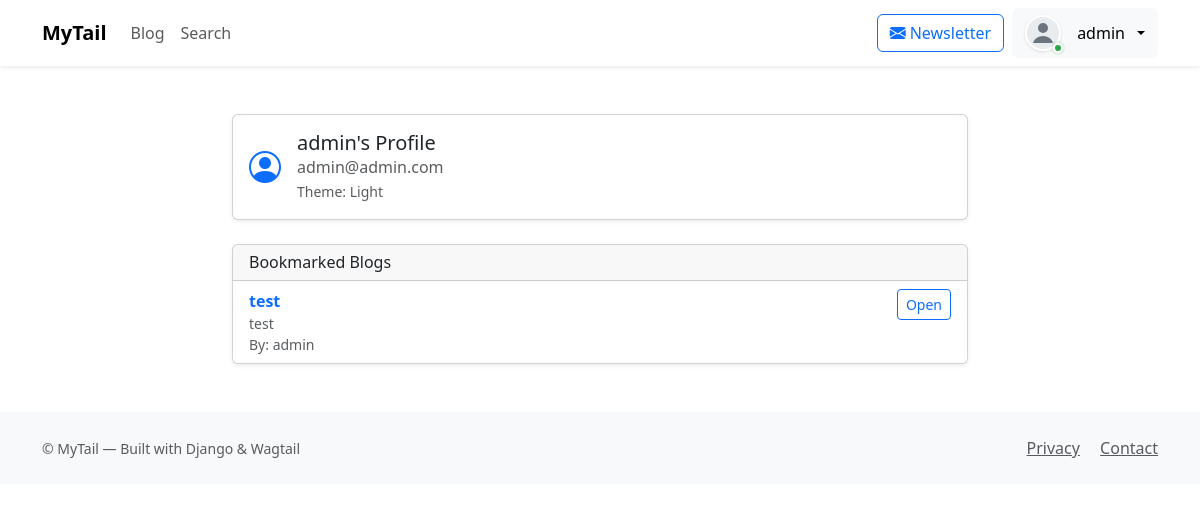
/accounts/profile/ (signed in), run on an earlier commit of the app's database.
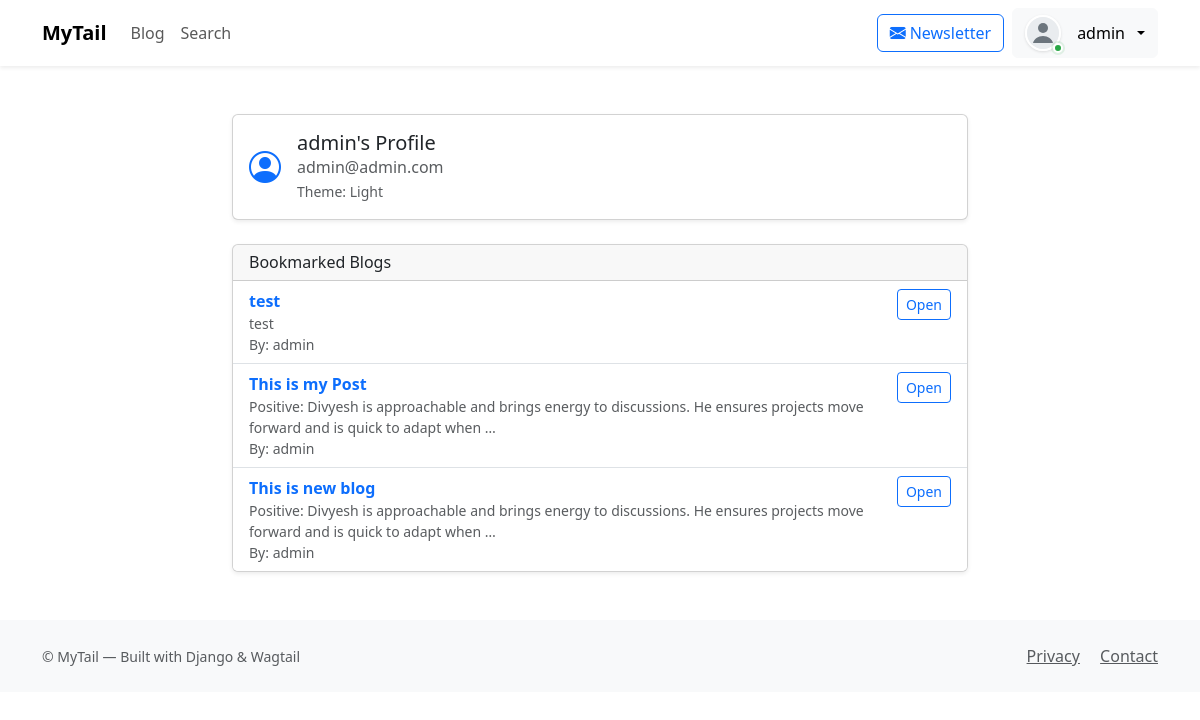
And on a later commit of the database.
### blog/models.py (models this page shows, shortened)
class BlogPost(models.Model):
    title = models.CharField(max_length=200)
    content = models.TextField()
    author = models.ForeignKey(User, on_delete=models.CASCADE)
    created_at = models.DateTimeField(auto_now_add=True)
    updated_at = models.DateTimeField(auto_now=True)

### accounts/views.py (the view)
# urls.py: path('profile/', profile, name='profile'),
@login_required
def profile(request):
    user_profile = UserProfile.objects.get(user=request.user)
    bookmarks = user_profile.bookmarks.all()
    return render(request, 'accounts/profile.html', {'profile': user_profile, 'bookmarks': bookmarks})

### accounts/templates/accounts/profile.html
{% extends "base.html" %}
{% load static %}
{% block content %}
  <div class="container mt-5">
    <div class="row justify-content-center">
      <div class="col-12 col-md-8">
        <div class="card mb-4 shadow-sm">
          <div class="card-body">
            <div class="d-flex align-items-center gap-3">
              <i class="bi bi-person-circle fs-2 text-primary"></i>
              <div>
                <h5 class="card-title mb-0">{{ profile.user.username }}'s Profile</h5>
                <p class="mb-0 text-muted">{{ profile.user.email }}</p>
                <small class="text-muted">Theme: {{ profile.default_theme|title }}</small>
              </div>
            </div>
          </div>
        </div>
        <div class="card shadow-sm">
          <div class="card-header">
            <h6 class="mb-0">Bookmarked Blogs</h6>
          </div>
          <ul class="list-group list-group-flush">
            {% if bookmarks %}
              {% for blog in bookmarks %}
                <li class="list-group-item d-flex justify-content-between align-items-start">
                  <div>
                    <div class="fw-semibold text-primary">{{ blog.title }}</div>
                    <div class="text-muted small">{{ blog.content|truncatewords:20 }}</div>
                    <div class="text-muted small">By: {{ blog.author.username }}</div>
                  </div>
                  <a href="/blog/post/{{ blog.pk }}/" class="btn btn-sm btn-outline-primary">Open</a>
                </li>
              {% endfor %}
            {% else %}
              <li class="list-group-item">No bookmarks yet.</li>
            {% endif %}
          </ul>
        </div>
      </div>
    </div>
  </div>
{% endblock %}

What changed in the data, as far as the page shows it:
added BlogPost: title "This is my Post", content "Positive: Divyesh is approachable and brings energy to discussions. He ensures projects move forward and is quick to adapt when …", author.username "admin"
added BlogPost: title "This is new blog", content "Positive: Divyesh is approachable and brings energy to discussions. He ensures projects move forward and is quick to adapt when …", author.username "admin"
